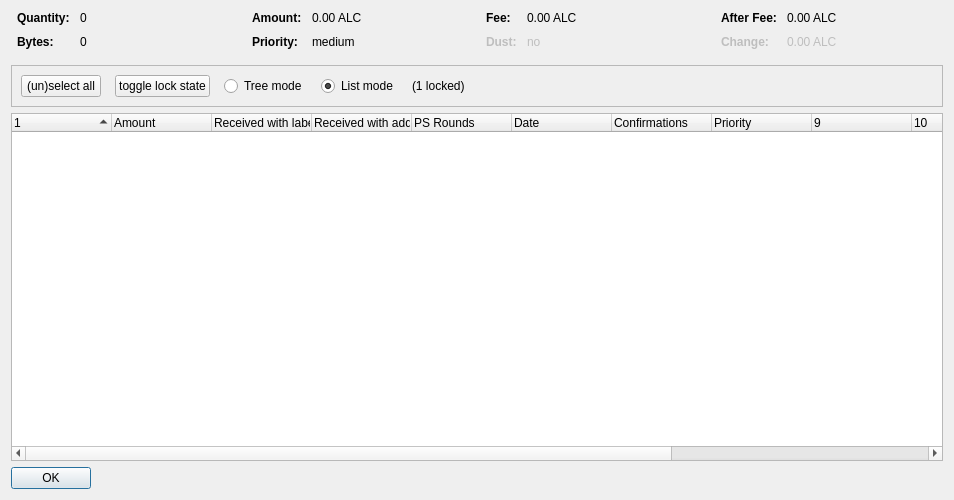
<?xml version="1.0" encoding="UTF-8"?>
<ui version="4.0">
 <class>CoinControlDialog</class>
 <widget class="QDialog" name="CoinControlDialog">
  <property name="geometry">
   <rect>
    <x>0</x>
    <y>0</y>
    <width>954</width>
    <height>500</height>
   </rect>
  </property>
  <property name="windowTitle">
   <string>Coin Selection</string>
  </property>
  <layout class="QVBoxLayout" name="verticalLayout">
   <item>
    <layout class="QHBoxLayout" name="horizontalLayoutTop" stretch="0,0,0,0">
     <property name="topMargin">
      <number>0</number>
     </property>
     <property name="bottomMargin">
      <number>10</number>
     </property>
     <item>
      <layout class="QFormLayout" name="formLayoutCoinControl1">
       <property name="horizontalSpacing">
        <number>10</number>
       </property>
       <property name="verticalSpacing">
        <number>10</number>
       </property>
       <property name="leftMargin">
        <number>6</number>
       </property>
       <property name="rightMargin">
        <number>6</number>
       </property>
       <item row="0" column="0">
        <widget class="QLabel" name="labelCoinControlQuantityText">
         <property name="font">
          <font>
           <weight>75</weight>
           <bold>true</bold>
          </font>
         </property>
         <property name="text">
          <string>Quantity:</string>
         </property>
        </widget>
       </item>
       <item row="0" column="1">
        <widget class="QLabel" name="labelCoinControlQuantity">
         <property name="cursor">
          <cursorShape>IBeamCursor</cursorShape>
         </property>
         <property name="contextMenuPolicy">
          <enum>Qt::ActionsContextMenu</enum>
         </property>
         <property name="text">
          <string notr="true">0</string>
         </property>
         <property name="textInteractionFlags">
          <set>Qt::LinksAccessibleByMouse|Qt::TextSelectableByKeyboard|Qt::TextSelectableByMouse</set>
         </property>
        </widget>
       </item>
       <item row="1" column="0">
        <widget class="QLabel" name="labelCoinControlBytesText">
         <property name="font">
          <font>
           <weight>75</weight>
           <bold>true</bold>
          </font>
         </property>
         <property name="text">
          <string>Bytes:</string>
         </property>
        </widget>
       </item>
       <item row="1" column="1">
        <widget class="QLabel" name="labelCoinControlBytes">
         <property name="cursor">
          <cursorShape>IBeamCursor</cursorShape>
         </property>
         <property name="contextMenuPolicy">
          <enum>Qt::ActionsContextMenu</enum>
         </property>
         <property name="text">
          <string notr="true">0</string>
         </property>
         <property name="textInteractionFlags">
          <set>Qt::LinksAccessibleByMouse|Qt::TextSelectableByKeyboard|Qt::TextSelectableByMouse</set>
         </property>
        </widget>
       </item>
      </layout>
     </item>
     <item>
      <layout class="QFormLayout" name="formLayoutCoinControl2">
       <property name="horizontalSpacing">
        <number>10</number>
       </property>
       <property name="verticalSpacing">
        <number>10</number>
       </property>
       <property name="leftMargin">
        <number>6</number>
       </property>
       <property name="rightMargin">
        <number>6</number>
       </property>
       <item row="0" column="0">
        <widget class="QLabel" name="labelCoinControlAmountText">
         <property name="font">
          <font>
           <weight>75</weight>
           <bold>true</bold>
          </font>
         </property>
         <property name="text">
          <string>Amount:</string>
         </property>
        </widget>
       </item>
       <item row="0" column="1">
        <widget class="QLabel" name="labelCoinControlAmount">
         <property name="cursor">
          <cursorShape>IBeamCursor</cursorShape>
         </property>
         <property name="contextMenuPolicy">
          <enum>Qt::ActionsContextMenu</enum>
         </property>
         <property name="text">
          <string notr="true">0.00 ALC</string>
         </property>
         <property name="textInteractionFlags">
          <set>Qt::LinksAccessibleByMouse|Qt::TextSelectableByKeyboard|Qt::TextSelectableByMouse</set>
         </property>
        </widget>
       </item>
       <item row="1" column="0">
        <widget class="QLabel" name="labelCoinControlPriorityText">
         <property name="font">
          <font>
           <weight>75</weight>
           <bold>true</bold>
          </font>
         </property>
         <property name="text">
          <string>Priority:</string>
         </property>
        </widget>
       </item>
       <item row="1" column="1">
        <widget class="QLabel" name="labelCoinControlPriority">
         <property name="cursor">
          <cursorShape>IBeamCursor</cursorShape>
         </property>
         <property name="contextMenuPolicy">
          <enum>Qt::ActionsContextMenu</enum>
         </property>
         <property name="text">
          <string>medium</string>
         </property>
         <property name="textInteractionFlags">
          <set>Qt::LinksAccessibleByMouse|Qt::TextSelectableByKeyboard|Qt::TextSelectableByMouse</set>
         </property>
        </widget>
       </item>
      </layout>
     </item>
     <item>
      <layout class="QFormLayout" name="formLayoutCoinControl3">
       <property name="horizontalSpacing">
        <number>10</number>
       </property>
       <property name="verticalSpacing">
        <number>10</number>
       </property>
       <property name="leftMargin">
        <number>6</number>
       </property>
       <property name="rightMargin">
        <number>6</number>
       </property>
       <item row="0" column="0">
        <widget class="QLabel" name="labelCoinControlFeeText">
         <property name="font">
          <font>
           <weight>75</weight>
           <bold>true</bold>
          </font>
         </property>
         <property name="text">
          <string>Fee:</string>
         </property>
        </widget>
       </item>
       <item row="0" column="1">
        <widget class="QLabel" name="labelCoinControlFee">
         <property name="cursor">
          <cursorShape>IBeamCursor</cursorShape>
         </property>
         <property name="contextMenuPolicy">
          <enum>Qt::ActionsContextMenu</enum>
         </property>
         <property name="text">
          <string notr="true">0.00 ALC</string>
         </property>
         <property name="textInteractionFlags">
          <set>Qt::LinksAccessibleByMouse|Qt::TextSelectableByKeyboard|Qt::TextSelectableByMouse</set>
         </property>
        </widget>
       </item>
       <item row="1" column="0">
        <widget class="QLabel" name="labelCoinControlLowOutputText">
         <property name="enabled">
          <bool>false</bool>
         </property>
         <property name="font">
          <font>
           <weight>75</weight>
           <bold>true</bold>
          </font>
         </property>
         <property name="text">
          <string>Dust:</string>
         </property>
        </widget>
       </item>
       <item row="1" column="1">
        <widget class="QLabel" name="labelCoinControlLowOutput">
         <property name="enabled">
          <bool>false</bool>
         </property>
         <property name="cursor">
          <cursorShape>IBeamCursor</cursorShape>
         </property>
         <property name="contextMenuPolicy">
          <enum>Qt::ActionsContextMenu</enum>
         </property>
         <property name="text">
          <string>no</string>
         </property>
         <property name="textInteractionFlags">
          <set>Qt::LinksAccessibleByMouse|Qt::TextSelectableByKeyboard|Qt::TextSelectableByMouse</set>
         </property>
        </widget>
       </item>
      </layout>
     </item>
     <item>
      <layout class="QFormLayout" name="formLayoutCoinControl4">
       <property name="horizontalSpacing">
        <number>10</number>
       </property>
       <property name="verticalSpacing">
        <number>10</number>
       </property>
       <property name="leftMargin">
        <number>6</number>
       </property>
       <property name="rightMargin">
        <number>6</number>
       </property>
       <item row="0" column="0">
        <widget class="QLabel" name="labelCoinControlAfterFeeText">
         <property name="font">
          <font>
           <weight>75</weight>
           <bold>true</bold>
          </font>
         </property>
         <property name="text">
          <string>After Fee:</string>
         </property>
        </widget>
       </item>
       <item row="0" column="1">
        <widget class="QLabel" name="labelCoinControlAfterFee">
         <property name="cursor">
          <cursorShape>IBeamCursor</cursorShape>
         </property>
         <property name="contextMenuPolicy">
          <enum>Qt::ActionsContextMenu</enum>
         </property>
         <property name="text">
          <string notr="true">0.00 ALC</string>
         </property>
         <property name="textInteractionFlags">
          <set>Qt::LinksAccessibleByMouse|Qt::TextSelectableByKeyboard|Qt::TextSelectableByMouse</set>
         </property>
        </widget>
       </item>
       <item row="1" column="0">
        <widget class="QLabel" name="labelCoinControlChangeText">
         <property name="enabled">
          <bool>false</bool>
         </property>
         <property name="font">
          <font>
           <weight>75</weight>
           <bold>true</bold>
          </font>
         </property>
         <property name="text">
          <string>Change:</string>
         </property>
        </widget>
       </item>
       <item row="1" column="1">
        <widget class="QLabel" name="labelCoinControlChange">
         <property name="enabled">
          <bool>false</bool>
         </property>
         <property name="cursor">
          <cursorShape>IBeamCursor</cursorShape>
         </property>
         <property name="contextMenuPolicy">
          <enum>Qt::ActionsContextMenu</enum>
         </property>
         <property name="text">
          <string notr="true">0.00 ALC</string>
         </property>
         <property name="textInteractionFlags">
          <set>Qt::LinksAccessibleByMouse|Qt::TextSelectableByKeyboard|Qt::TextSelectableByMouse</set>
         </property>
        </widget>
       </item>
      </layout>
     </item>
    </layout>
   </item>
   <item>
    <widget class="QFrame" name="frame">
     <property name="minimumSize">
      <size>
       <width>0</width>
       <height>40</height>
      </size>
     </property>
     <property name="frameShape">
      <enum>QFrame::StyledPanel</enum>
     </property>
     <property name="frameShadow">
      <enum>QFrame::Sunken</enum>
     </property>
     <layout class="QHBoxLayout" name="horizontalLayout">
      <item>
       <layout class="QHBoxLayout" name="horizontalLayoutPanel" stretch="0,0,0,0,0,0">
        <property name="spacing">
         <number>14</number>
        </property>
        <item>
         <widget class="QPushButton" name="pushButtonSelectAll">
          <property name="sizePolicy">
           <sizepolicy hsizetype="Maximum" vsizetype="Fixed">
            <horstretch>0</horstretch>
            <verstretch>0</verstretch>
           </sizepolicy>
          </property>
          <property name="text">
           <string>(un)select all</string>
          </property>
          <property name="autoDefault">
           <bool>false</bool>
          </property>
         </widget>
        </item>
        <item>
         <widget class="QPushButton" name="pushButtonToggleLock">
          <property name="sizePolicy">
           <sizepolicy hsizetype="Maximum" vsizetype="Fixed">
            <horstretch>0</horstretch>
            <verstretch>0</verstretch>
           </sizepolicy>
          </property>
          <property name="text">
           <string>toggle lock state</string>
          </property>
          <property name="autoDefault">
           <bool>false</bool>
          </property>
         </widget>
        </item>
        <item>
         <widget class="QRadioButton" name="radioTreeMode">
          <property name="sizePolicy">
           <sizepolicy hsizetype="Maximum" vsizetype="Fixed">
            <horstretch>0</horstretch>
            <verstretch>0</verstretch>
           </sizepolicy>
          </property>
          <property name="text">
           <string>Tree mode</string>
          </property>
         </widget>
        </item>
        <item>
         <widget class="QRadioButton" name="radioListMode">
          <property name="sizePolicy">
           <sizepolicy hsizetype="Maximum" vsizetype="Fixed">
            <horstretch>0</horstretch>
            <verstretch>0</verstretch>
           </sizepolicy>
          </property>
          <property name="text">
           <string>List mode</string>
          </property>
          <property name="checked">
           <bool>true</bool>
          </property>
         </widget>
        </item>
        <item>
         <widget class="QLabel" name="labelLocked">
          <property name="text">
           <string>(1 locked)</string>
          </property>
         </widget>
        </item>
        <item>
         <spacer name="horizontalSpacer">
          <property name="orientation">
           <enum>Qt::Horizontal</enum>
          </property>
          <property name="sizeHint" stdset="0">
           <size>
            <width>40</width>
            <height>20</height>
           </size>
          </property>
         </spacer>
        </item>
       </layout>
      </item>
     </layout>
    </widget>
   </item>
   <item>
    <widget class="CoinControlTreeWidget" name="treeWidget">
     <property name="contextMenuPolicy">
      <enum>Qt::CustomContextMenu</enum>
     </property>
     <property name="sortingEnabled">
      <bool>false</bool>
     </property>
     <property name="columnCount">
      <number>13</number>
     </property>
     <attribute name="headerShowSortIndicator" stdset="0">
      <bool>true</bool>
     </attribute>
     <attribute name="headerStretchLastSection">
      <bool>false</bool>
     </attribute>
     <column>
      <property name="text">
       <string/>
      </property>
     </column>
     <column>
      <property name="text">
       <string>Amount</string>
      </property>
     </column>
     <column>
      <property name="text">
       <string>Received with label</string>
      </property>
     </column>
     <column>
      <property name="text">
       <string>Received with address</string>
      </property>
     </column>
     <column>
      <property name="text">
       <string>PS Rounds</string>
      </property>
     </column>
     <column>
      <property name="text">
       <string>Date</string>
      </property>
     </column>
     <column>
      <property name="text">
       <string>Confirmations</string>
      </property>
      <property name="toolTip">
       <string>Confirmed</string>
      </property>
     </column>
     <column>
      <property name="text">
       <string>Priority</string>
      </property>
     </column>
     <column>
      <property name="text">
       <string/>
      </property>
     </column>
     <column>
      <property name="text">
       <string/>
      </property>
     </column>
     <column>
      <property name="text">
       <string/>
      </property>
     </column>
     <column>
      <property name="text">
       <string/>
      </property>
     </column>
     <column>
      <property name="text">
       <string/>
      </property>
     </column>
    </widget>
   </item>
   <item>
    <widget class="QDialogButtonBox" name="buttonBox">
     <property name="sizePolicy">
      <sizepolicy hsizetype="Maximum" vsizetype="Fixed">
       <horstretch>0</horstretch>
       <verstretch>0</verstretch>
      </sizepolicy>
     </property>
     <property name="orientation">
      <enum>Qt::Horizontal</enum>
     </property>
     <property name="standardButtons">
      <set>QDialogButtonBox::Ok</set>
     </property>
    </widget>
   </item>
  </layout>
 </widget>
 <customwidgets>
  <customwidget>
   <class>CoinControlTreeWidget</class>
   <extends>QTreeWidget</extends>
   <header>coincontroltreewidget.h</header>
  </customwidget>
 </customwidgets>
 <resources/>
 <connections/>
</ui>
